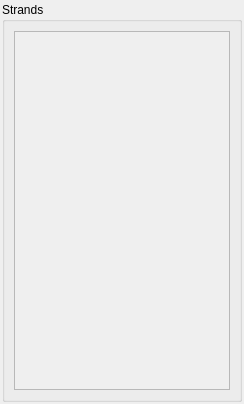
<?xml version="1.0" encoding="UTF-8"?>
<ui version="4.0">
 <class>Form</class>
 <widget class="QWidget" name="Form">
  <property name="geometry">
   <rect>
    <x>0</x>
    <y>0</y>
    <width>244</width>
    <height>404</height>
   </rect>
  </property>
  <property name="windowTitle">
   <string>Form</string>
  </property>
  <layout class="QVBoxLayout" name="verticalLayout">
   <property name="leftMargin">
    <number>2</number>
   </property>
   <property name="topMargin">
    <number>2</number>
   </property>
   <property name="rightMargin">
    <number>2</number>
   </property>
   <property name="bottomMargin">
    <number>2</number>
   </property>
   <item>
    <widget class="QGroupBox" name="strands_group_box">
     <property name="title">
      <string>Strands</string>
     </property>
     <layout class="QVBoxLayout" name="verticalLayout_2">
      <item>
       <widget class="QScrollArea" name="scrollable_strands_area">
        <property name="sizeAdjustPolicy">
         <enum>QAbstractScrollArea::AdjustToContents</enum>
        </property>
        <property name="widgetResizable">
         <bool>true</bool>
        </property>
        <widget class="QWidget" name="scrollAreaWidgetContents">
         <property name="geometry">
          <rect>
           <x>0</x>
           <y>0</y>
           <width>222</width>
           <height>371</height>
          </rect>
         </property>
        </widget>
       </widget>
      </item>
     </layout>
    </widget>
   </item>
  </layout>
 </widget>
 <resources/>
 <connections/>
</ui>
